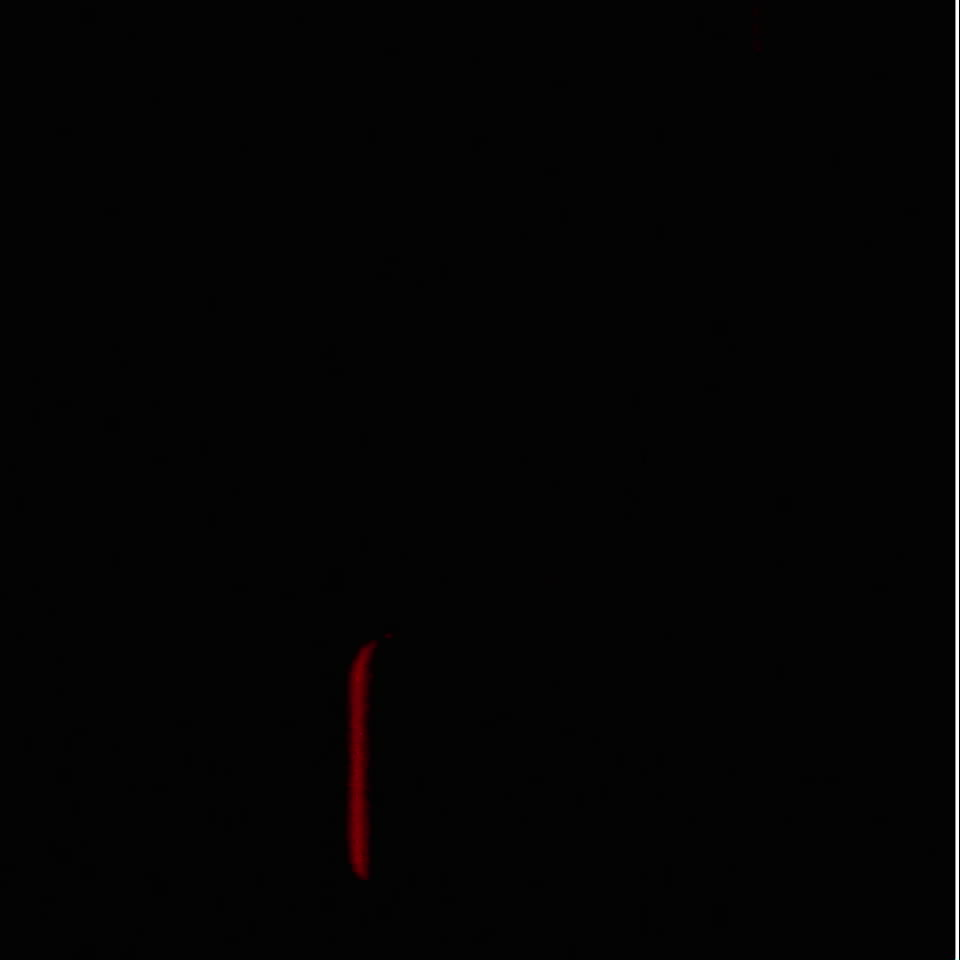
#> input picture Mk5/Code/13_Capture360_Crop/run_071/capture_006_960x960_6.jpg, 960 x 960 px; its folder holds only this picture in this run
$ python laptop.py
#> lines starting #> are read from the running program, lines starting #| are printed output that depends on the picture
#> (reads Mk5/Code/13_Capture360_Crop/ov5640_camera_calibration_2560x1440_24.npz from the repository)
#> further down, small_img is the input picture: shape (960, 960, 3); mean B, G, R 3.9, 3.9, 4.3
import numpy as np
import cv2
import glob
import os

def pad_image(image, target_width, target_height):
#> called with target_width = 2560, target_height = 1440
    height, width = image.shape[:2]
#> height = 960; width = 960
    delta_width = target_width - width
#> delta_width = 1600
    delta_height = target_height - height
#> delta_height = 480
    top = delta_height // 2
#> top = 240
    bottom = delta_height - top
#> bottom = 240
    left = delta_width // 2
#> left = 800
    right = delta_width - left
#> right = 800

    padded_image = cv2.copyMakeBorder(image, top, bottom, left, right, cv2.BORDER_CONSTANT, value=(0, 0, 0))
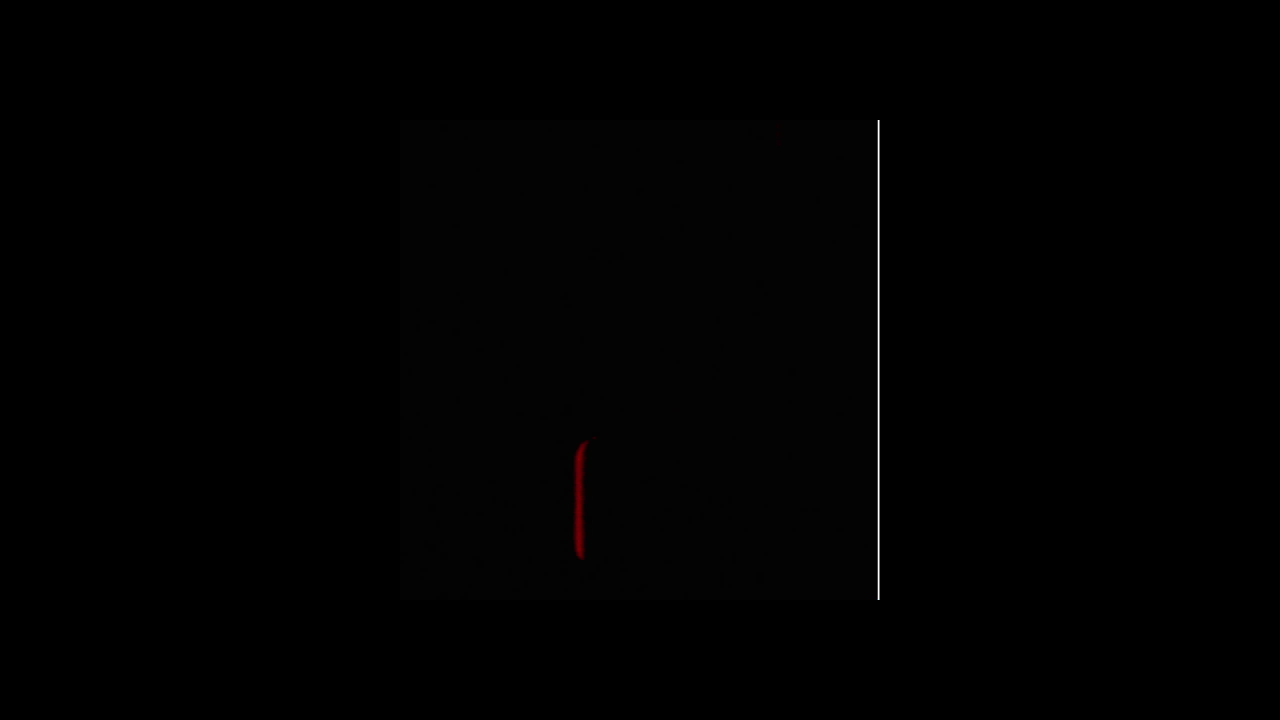
#> padded_image: shape (1440, 2560, 3) (shown at 1/2 size); mean B, G, R 1, 1, 1.1

    return padded_image


def crop_image(image, crop_width, crop_height):
#> called with crop_width = 1920, crop_height = 1080
    height, width = image.shape[:2]
#> height = 1440; width = 2560
    start_x = (width - crop_width) // 2
#> start_x = 320
    start_y = (height - crop_height) // 2
#> start_y = 180
    end_x = start_x + crop_width
#> end_x = 2240
    end_y = start_y + crop_height
#> end_y = 1260

    cropped_image = image[start_y:end_y, start_x:end_x]

    return cropped_image

images = glob.glob('./Mk5/Code/13_Capture360_Crop/run_071/*.jpg')
print ("found {} images".format(len(images)))

# Load the camera calibration data from the file
data = np.load("./Mk5/Code/13_Capture360_Crop/ov5640_camera_calibration_2560x1440_24.npz")

# Extract the camera matrix and distortion coefficients
mtx = data['mtx']
dist = data['dist']

# Load the distorted image

makeVideo = True

if makeVideo:
    v_width = 1920
    v_height = 1080
    output_file = "./Mk5/Code/13_Capture360_Crop/run_071.mp4"  # Name of the output video file
    fps = 10  # Frames per second
    output_size = (v_width, v_height)  # Output video size
    codec = cv2.VideoWriter_fourcc(*"mp4v")  # Codec for the output video
    video_writer = cv2.VideoWriter(output_file, codec, fps, output_size)

    for filename in images:
        small_img = cv2.imread(filename)

        distorted_img = pad_image(small_img, 2560, 1440)

        # Undistort the image
        undistorted_img = cv2.undistort(distorted_img, mtx, dist)
        #cv2.imshow("Original {}".format(filename), distorted_img)
        #cv2.imshow("Corrected {}".format(filename), undistorted_img)

        cropped_image = crop_image(undistorted_img, v_width,v_height)

        video_writer.write(cropped_image)
        #cv2.waitKey(30)  # Display each frame for 30 milliseconds

        #cv2.imwrite(filename.replace(".jpg","_corrected.jpg"), undistorted_img)
        #cv2.waitKey(0)
        #break
    video_writer.release()
cv2.destroyAllWindows()

saveUndistorted = False

if saveUndistorted:

    input_folder = './Mk5/Code/10_PointAndShoot_00/run_020'
    output_folder = input_folder + '_corrected'

    # Check if the output folder exists
    if not os.path.exists(output_folder):
        # Create the output folder
        os.makedirs(output_folder)
        print("Output folder created:", output_folder)
    else:
        print("Output folder already exists:", output_folder)

    for filename in images:
        distorted_img = cv2.imread(filename)
        undistorted_img = cv2.undistort(distorted_img, mtx, dist)
        cv2.imwrite(filename.replace(input_folder,output_folder).replace(".jpg","_corrected.jpg"), undistorted_img)


processFirstImageTest = False

if processFirstImageTest:

    hue_min = 0
    saturation_min = 140
    value_min = 75
    hue_max = hue_min + 254
    saturation_max = saturation_min + 100
    value_max = value_min + 100

    for filename in images:
        distorted_img = cv2.imread(filename)
        # Undistort the image
        undistorted_img = cv2.undistort(distorted_img, mtx, dist)
        #cv2.imshow("Corrected {}".format(filename), undistorted_img)
        #cv2.imwrite(filename.replace(".jpg","_corrected.jpg"), undistorted_img)
        # Convert the image to the HSV color space
        hsv_image = cv2.cvtColor(undistorted_img, cv2.COLOR_BGR2HSV)

        # Define the lower and upper color thresholds (in HSV)
        lower_threshold = np.array([hue_min, saturation_min, value_min])
        upper_threshold = np.array([hue_max, saturation_max, value_max])

        # Create a mask based on the color thresholds
        mask = cv2.inRange(hsv_image, lower_threshold, upper_threshold)

        # Apply the mask to the original image
        result = cv2.bitwise_and(undistorted_img, undistorted_img, mask=mask)

        cv2.imshow("Processed {}".format(filename), result)

        cv2.waitKey(0)
        break
    cv2.destroyAllWindows()
